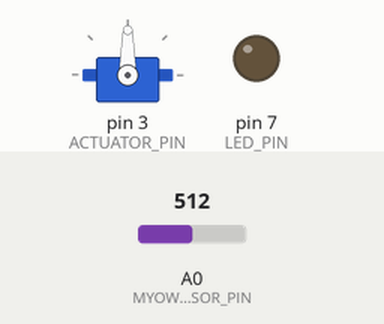
This sketch was run on a simulated Arduino Uno, built with avr-gcc and run on an emulated ATmega328P. Shown: servo, output pins drawn as LEDs (lit = HIGH). Dashed ring = blinking. Inputs (shaded band) come from the test bench; at power-on: A0 (MYOWARE_SENSOR_PIN) = 512. What the sketch prints to the serial monitor is not drawn.

Above: at 1.6 s.
1.7 s: A0 (MYOWARE_SENSOR_PIN) set to 582
3.2 s: A0 (MYOWARE_SENSOR_PIN) set to 615
At 3.8 s:
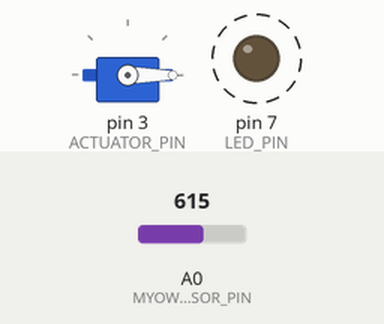
At 4.6 s:
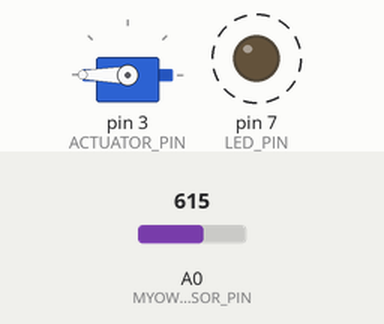
Timing chart, 0 to 12.2 s (numbered marks = the images above; inputs shaded):
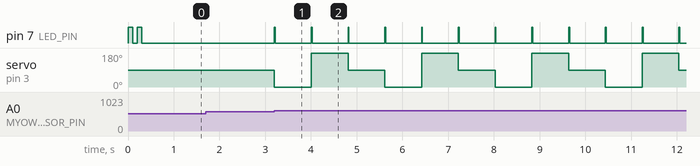

Measured:
- the behaviour switches between 600 and 601 on A0 (MYOWARE_SENSOR_PIN) (found by bisection; images 0 and 1)
- after the input at 3.2 s, pin 7 (LED_PIN): alternates HIGH for 0.02 s and LOW for 0.78 s, starting at once; servo on pin 3 (ACTUATOR_PIN): 90° → 0° at once, then repeats every 2.4 s: 180° 0.80 s, 90° 0.80 s, 0° 0.80 s

The sketch:

handProjectCode.ino
```cpp
#include <Servo.h>

/*
   Global enum for hand state positions
*/
enum HandPos {
  CLOSED = 1000,
  MIDDLE = 1500,
  OPEN = 2000
};

/*
   Begin Variables
*/

// Pin numbers for the hardware
#define MYOWARE_SENSOR_PIN A0
#define ACTUATOR_PIN 3
#define LED_PIN 7

// Objects
Servo hand; // The object for the linear actuator

// Global Vars
uint16_t  flexReading = 0;      // The value read from the MyoWare sensor
uint16_t  flexLimit = 600;      // This value has been calculated experimentally (may need to change per user)
uint16_t  waitTime = 800;       // Amount of time between actuations in ms
uint16_t  handState = MIDDLE;   // Uses the HandPos enum above (represents us for servo timing)
bool      canFlex = true;       // turns back to TRUE after waiting 'waitTime' ms from last actuation

unsigned long lastFlexTime = 0; // stores when the last flex happend -- used to determine when to
                                // allow to user to flex again
// Debug Data
char plotData[20];

/*
   End Variables
*/


/*
   Initial setup of the hand
*/
void setup()
{
  // Setup debug
  Serial.begin(115200);
  Serial.println(F("VT QL+ Hand Actuator initializing..."));

  // Setup hardware
  pinMode(MYOWARE_SENSOR_PIN, INPUT);
  pinMode(LED_PIN, OUTPUT);
  hand.attach(ACTUATOR_PIN, 1000, 2000); // sets up the actuator so the range or motion is [1000, 2000]

  // Blink the LED to show setup complete
  digitalWrite(LED_PIN, HIGH);
  delay(100);
  digitalWrite(LED_PIN, LOW);
  delay(100);
  digitalWrite(LED_PIN, HIGH);
  delay(100);
  digitalWrite(LED_PIN, LOW);
  delay(100);

  // Finish initialization
  Serial.println(F("VT QL+ Hand Actuator setup complete"));
  Serial.println(F("Zero,FlexReading,FlexLimit,OneThousand"));
}


/*
   Main loop
*/
void loop()
{

  // Poll and plot data
  flexReading = analogRead(MYOWARE_SENSOR_PIN); // read
  sprintf(plotData, "0,%05d,%05d,1000\n", flexLimit, flexReading); // format
  Serial.println(plotData); // plot

  // Check if the user is flexing
  if ( flexReading > flexLimit  && canFlex ) {
    // Update the position
    switch (handState) {
      case CLOSED:
        handState = OPEN;
        break;
      case MIDDLE:
        handState = CLOSED;
        break;
      case OPEN:
        handState = MIDDLE;
        break;
    }
    // Tell the hand to move to the updated position
    hand.writeMicroseconds(handState);
    // Update vars so the user can't flex until 'waitTime' has passed
    lastFlexTime = millis();
    canFlex = false;
    // Blink the LED to inform the user they hit the flex limit
    digitalWrite( LED_PIN, HIGH );
    delay(20);
    digitalWrite( LED_PIN, LOW );
  }

  // Check if 'waitTime' has passed yet
  if ( !canFlex &&  (millis() - lastFlexTime > waitTime) ) {
    canFlex = true;
  }

}
```
